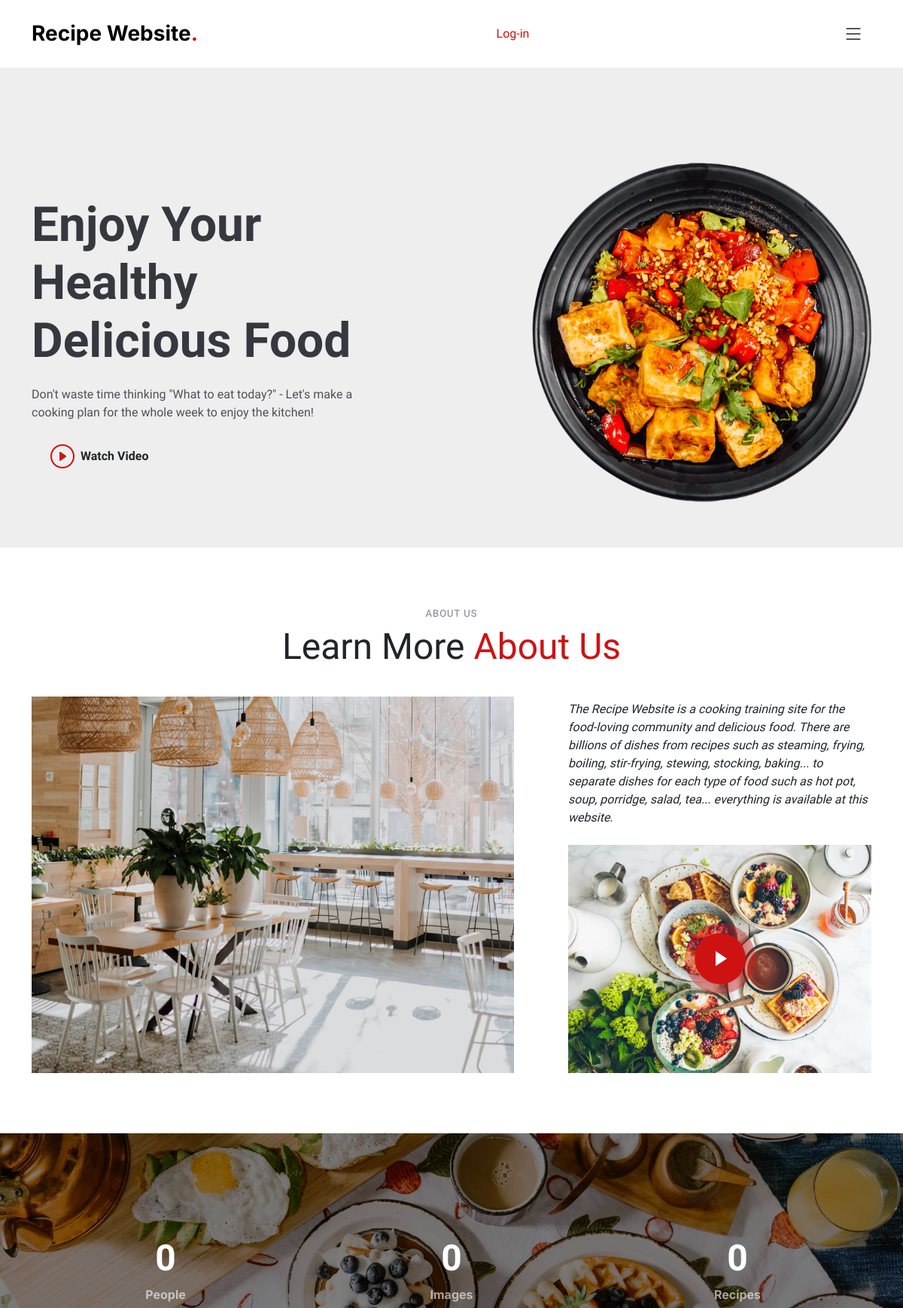
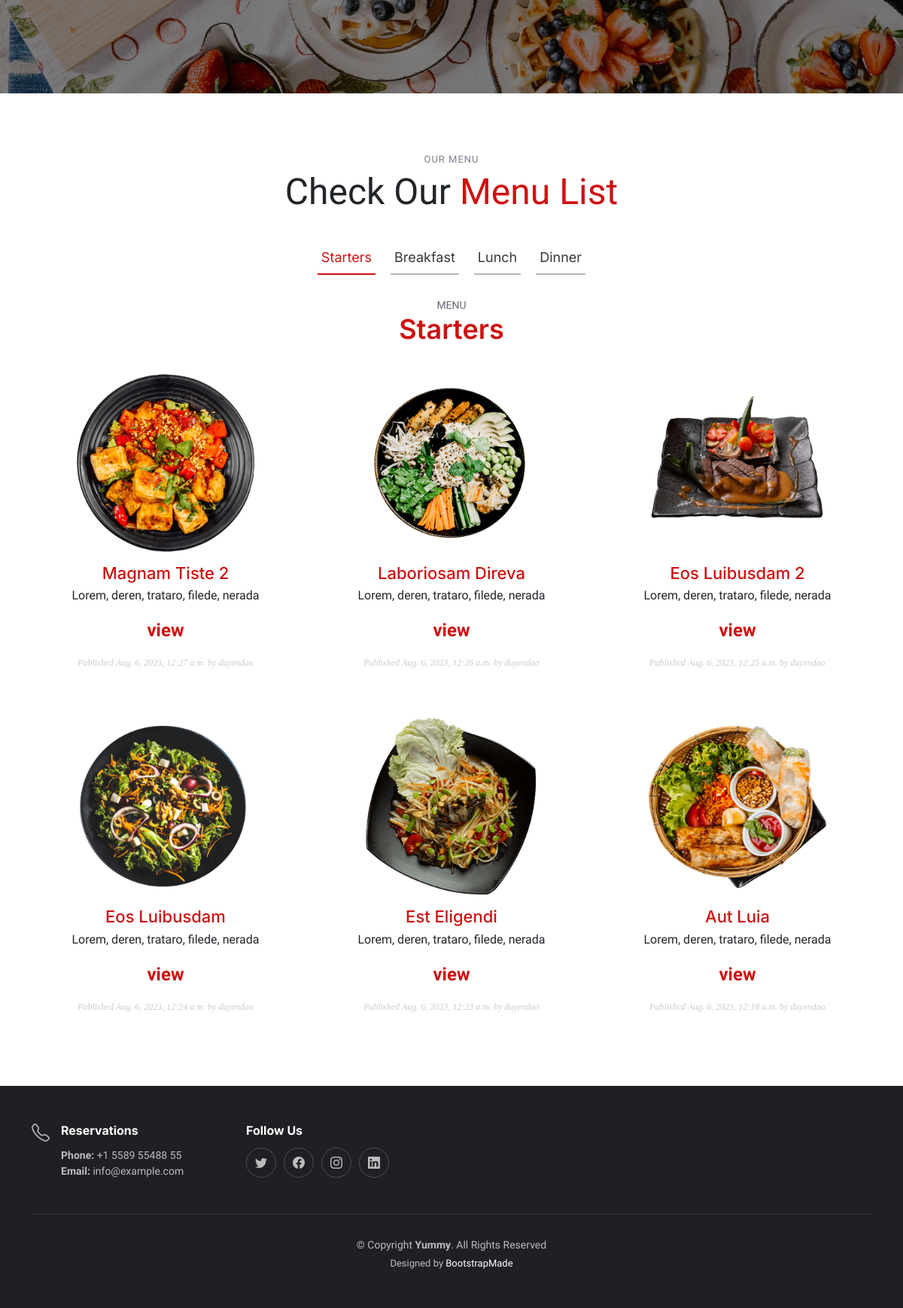
Screenshot of /recipe/ with the database file from the repository (2 pictures, top to bottom).
### recipe/models.py (models this page shows, shortened)
class Post(models.Model):
    STATUS_CHOICES = ( ('draft', 'Draft'), ('published', 'Published'), )
    title = models.CharField(max_length=250)
    slug = models.SlugField(max_length=250, unique_for_date='publish')
    author = models.ForeignKey(User, on_delete=models.CASCADE, related_name='recipe_posts')
    body = models.TextField()
    image = models.ImageField(upload_to='posts/image/%Y/%m/%d/', blank=True)
    video = models.FileField(upload_to='posts/video/%Y/%m/%d/', blank=True)
    url = models.URLField()
    publish = models.DateTimeField(default=timezone.now)
    created = models.DateTimeField(auto_now_add=True)
    updated = models.DateTimeField(auto_now=True)
    status = models.CharField(max_length=10, choices=STATUS_CHOICES, default='draft')
    objects = models.Manager() # The default manager.
    published = PublishedManager() # Our custom manager.
    score = models.IntegerField(default=0,
        validators=[
            MaxValueValidator(5),
            MinValueValidator(0),
        ]
    )
    class Meta:
        ordering = ('-publish',)
    def get_absolute_url(self):
        return reverse('recipe:post_detail', args=[self.publish.year, self.publish.month, self.publish.day, self.slug])

### account/views.py (the view)
# urls.py: path('', views.home, name='home'),
def home(request):
    object_list = Post.published.all()
    images = Image.objects.all()
    paginator = Paginator(object_list, 6)
    page = request.GET.get('page')
    try:
        posts = paginator.page(page)
    except PageNotAnInteger:
        posts = paginator.page(1)
    except EmptyPage:
        posts = paginator.page(paginator.num_pages)
    return render(request, 'account/home.html', {'section': 'home',
                                                 'posts': posts,
                                                 'images': images})

### recipe/models.py (called while the page is built)
    def get_queryset(self):
        return super(PublishedManager, self).get_queryset().filter(status='published')

### account/templates/account/home.html (shortened to what this page needs)
{% extends "base.html" %}
{% block content %}
    <h1>Home</h1>
    <section id="hero" class="hero d-flex align-items-center section-bg">
        <div class="container">
        <div class="row justify-content-between gy-5">
            <div class="col-lg-5 order-2 order-lg-1 d-flex flex-column justify-content-center align-items-center align-items-lg-start text-center text-lg-start">
            <h2 data-aos="fade-up">Enjoy Your Healthy<br>Delicious Food</h2>
            <p data-aos="fade-up" data-aos-delay="100">Don't waste time thinking "What to eat today?" - Let's make a cooking plan for the whole week to enjoy the kitchen!</p>
            <div class="d-flex" data-aos="fade-up" data-aos-delay="200">
                <a href="https://www.youtube.com/watch?v=LXb3EKWsInQ" class="glightbox btn-watch-video d-flex align-items-center"><i class="bi bi-play-circle"></i><span>Watch Video</span></a>
            </div>
            </div>
            <div class="col-lg-5 order-1 order-lg-2 text-center text-lg-start">
            <img src="http://127.0.0.1:8000/media/images/2023/08/06/hero-img.png" class="img-fluid" alt="" data-aos="zoom-out" data-aos-delay="300">
            </div>
        </div>
        </div>
    </section>
    <main id="main">
        <section id="about" class="about">
            <div class="container" data-aos="fade-up">
                <div class="section-header">
                    <h2>About Us</h2>
                    <p>Learn More <span>About Us</span></p>
                </div>
                <div class="row gy-4">
                    <img class="col-lg-7 position-relative about-img" src="http://127.0.0.1:8000/media/images/2023/08/06/about.jpg" data-aos="fade-up" data-aos-delay="150" alt="">
                    <div class="col-lg-5 d-flex align-items-end" data-aos="fade-up" data-aos-delay="300">
                        <div class="content ps-0 ps-lg-5">
                            <p class="fst-italic">
                                The Recipe Website is a cooking training site for the food-loving community and delicious food.
                                There are billions of dishes from recipes such as steaming, frying, boiling, stir-frying, stewing, stocking, baking...
                                to separate dishes for each type of food such as hot pot, soup, porridge, salad, tea... everything is available at this website.
                            </p>
                            <div class="position-relative mt-4">
                                <img src="http://127.0.0.1:8000/media/images/2023/08/06/about-2.jpg" class="img-fluid" alt="">
                                <a href="https://www.youtube.com/watch?v=LXb3EKWsInQ" class="glightbox play-btn"></a>
                            </div>
                        </div>
                    </div>
                </div>
            </div>
        </section>
        <section id="stats-counter" class="stats-counter">
            <div class="container" data-aos="zoom-out">
                <div class="row gy-3">
                    <div class="col-lg-4 col-md-6">
                        <div class="stats-item text-center w-100 h-100">
                            <span data-purecounter-start="0" data-purecounter-end="232" data-purecounter-duration="1" class="purecounter"></span>
                            <p>People</p>
                        </div>
                    </div>
                    <div class="col-lg-4 col-md-6">
                        <div class="stats-item text-center w-100 h-100">
                            <span data-purecounter-start="0" data-purecounter-end="521" data-purecounter-duration="1" class="purecounter"></span>
                            <p>Images</p>
                        </div>
                    </div>
                    <div class="col-lg-4 col-md-6">
                        <div class="stats-item text-center w-100 h-100">
                            <span data-purecounter-start="0" data-purecounter-end="1453" data-purecounter-duration="1" class="purecounter"></span>
                            <p>Recipes</p>
                        </div>
                    </div>
                </div>
            </div>
        </section>
        <section id="menu" class="menu">
            <div class="container" data-aos="fade-up">
                <div class="section-header">
                    <h2>Our Menu</h2>
                    <p>Check Our <span> Menu List</span></p>
                </div>
                <ul class="nav nav-tabs d-flex justify-content-center" data-aos="fade-up" data-aos-delay="200">
                    <li class="nav-item">
                        <a class="nav-link active show" data-bs-toggle="tab" data-bs-target="#menu-starters">
                            <h4>Starters</h4>
                        </a>
                    </li>
                    <li class="nav-item">
                        <a class="nav-link" data-bs-toggle="tab" data-bs-target="#menu-breakfast">
                            <h4>Breakfast</h4>
                        </a>
                    </li>
                    <li class="nav-item">
                        <a class="nav-link" data-bs-toggle="tab" data-bs-target="#menu-lunch">
                            <h4>Lunch</h4>
                        </a>
                    </li>
                    <li class="nav-item">
                        <a class="nav-link" data-bs-toggle="tab" data-bs-target="#menu-dinner">
                            <h4>Dinner</h4>
                        </a>
                    </li>
                </ul>
                <div class="tab-content" data-aos="fade-up" data-aos-delay="300">
                    <div class="tab-pane fade active show" id="menu-starters">
                        <div class="tab-header text-center">
                            <p>Menu</p>
                            <h3>Starters</h3>
                        </div>
                        <div class="row gy-5">
                            {% for post in posts %}
                                <div class="col-lg-4 menu-item">
                                    <a href="{{ post.get_absolute_url }}"><img src="{{ post.image.url }}" class="menu-img img-fluid" alt=""></a>
                                    <h4><a href="{{ post.get_absolute_url }}"> {{ post.title }} </a></h4>
                                    <p class="ingredients">
                                        {{ post.body|truncatewords:30|linebreaks }}
                                    </p>
                                    <p class="price">
                                        <span class="count"> {{ recipe.views.post_detail.total_views }} view{{ recipe.views.total_views|pluralize }} </span>
                                    </p>
                                    <p class="date"> Published {{ post.publish }} by {{ post.author }} </p>
                                </div>
                            {% endfor %}
                        </div>
                    </div>
                </div>
            </div>
        </section>
    </main>
{% endblock %}

### account/static/assets/css/main.css (style rules this page uses)
:root { --font-default: "Open Sans", system-ui, -apple-system, "Segoe UI", Roboto, "Helvetica Neue", Arial, "Noto Sans", "Liberation Sans", sans-serif, "Apple Color Emoji", "Segoe UI Emoji", "Segoe UI Symbol", "Noto Color Emoji"; --font-primary: "Amatic SC", sans-serif; --font-secondary: "Inter", sans-serif; }
:root { --color-default: #212529; --color-primary: #ce1212; --color-secondary: #37373f; }
:root { scroll-behavior: smooth; }
body { font-family: var(--font-default); color: var(--color-default); }
a { color: var(--color-primary); text-decoration: none; }
h1, h2, h3, h4, h5, h6 { font-family: var(--font-secondary); }
section { overflow: hidden; padding: 80px 0; }
.section-bg { background-color: #eee; }
.section-header { text-align: center; padding-bottom: 30px; }
.section-header h2 { font-size: 13px; letter-spacing: 1px; font-weight: 400; margin: 0; padding: 0; color: #7f7f90; text-transform: uppercase; font-family: var(--font-default); }
.section-header p { margin: 0; font-size: 48px; font-weight: 400; font-family: var(--font-primary); }
.section-header p span { color: var(--color-primary); }
section { scroll-margin-top: 90px; }
.about .about-img { min-height: 500px; }
.about .play-btn { width: 94px; height: 94px; background: radial-gradient(var(--color-primary) 50%, rgba(206, 18, 18, 0.4) 52%); border-radius: 50%; display: block; position: absolute; left: calc(50% - 47px); top: calc(50% - 47px); overflow: hidden; }
.about .play-btn:before { content: ""; position: absolute; width: 120px; height: 120px; animation-delay: 0s; animation: pulsate-btn 2s; animation-direction: forwards; animation-iteration-count: infinite; animation-timing-function: steps; opacity: 1; border-radius: 50%; border: 5px solid rgba(206, 18, 18, 0.7); top: -15%; left: -15%; background: rgba(198, 16, 0, 0); }
.about .play-btn:after { content: ""; position: absolute; left: 50%; top: 50%; transform: translateX(-40%) translateY(-50%); width: 0; height: 0; border-top: 10px solid transparent; border-bottom: 10px solid transparent; border-left: 15px solid #fff; z-index: 100; transition: all 400ms cubic-bezier(0.55, 0.055, 0.675, 0.19); }
.stats-counter { background: linear-gradient(rgba(0, 0, 0, 0.5), rgba(0, 0, 0, 0.5)), url("../img/stats-bg.jpg") center center; background-size: cover; padding: 100px 0; }
.stats-counter .stats-item { padding: 30px; width: 100%; }
.stats-counter .stats-item span { font-size: 48px; display: block; color: #fff; font-weight: 700; }
.stats-counter .stats-item p { padding: 0; margin: 0; font-family: var(--font-secondary); font-size: 16px; font-weight: 700; color: rgba(255, 255, 255, 0.6); }
.menu .nav-tabs { border: 0; }
.menu .nav-link { margin: 0 10px; padding: 10px 5px; transition: 0.3s; color: var(--color-secondary); border-radius: 0; cursor: pointer; height: 100%; border: 0; border-bottom: 2px solid #b6b6bf; }
.menu .nav-link h4 { font-size: 18px; font-weight: 400; margin: 0; font-family: var(--font-secondary); }
.menu .nav-link.active { color: var(--color-primary); border-color: var(--color-primary); }
.menu .tab-content .tab-header { padding: 30px 0; }
.menu .tab-content .tab-header p { font-size: 14px; text-transform: uppercase; color: #676775; margin-bottom: 0; }
.menu .tab-content .tab-header h3 { font-size: 36px; font-weight: 600; color: var(--color-primary); }
.menu .tab-content .menu-item { -moz-text-align-last: center; text-align-last: center; }
.menu .tab-content .menu-item .menu-img { padding: 0 60px; margin-bottom: 15px; }
.menu .tab-content .menu-item h4 { font-size: 22px; font-weight: 500; color: var(--color-secondary); font-family: var(--font-secondary); font-weight: 30px; margin-bottom: 5px; }
.menu .tab-content .menu-item .ingredients { font-family: var(--font-secondary); color: #8d8d9b; margin-bottom: 5px; }
.menu .tab-content .menu-item .price { font-size: 24px; font-weight: 700; color: var(--color-primary); }
.hero { width: 100%; background-size: cover; position: relative; min-height: 60vh; padding: 160px 0 60px 0; }
.hero h2 { font-size: 64px; font-weight: 700; margin-bottom: 20px; color: var(--color-secondary); font-family: var(--font-primary); }
.hero p { color: #4f4f5a; font-weight: 400; margin-bottom: 30px; }
.hero .btn-watch-video { font-size: 16px; transition: 0.5s; margin-left: 25px; color: var(--font-secondary); font-weight: 600; }
.hero .btn-watch-video i { color: var(--color-primary); font-size: 32px; transition: 0.3s; line-height: 0; margin-right: 8px; }

### rows the page displays
Post: image (picture), title "Magnam Tiste 2", body "Lorem, deren, trataro, filede, nerada", publish "Aug. 6, 2023, 12:27 a.m.", author "duyendao"
Post: image (picture), title "Laboriosam Direva", body "Lorem, deren, trataro, filede, nerada", publish "Aug. 6, 2023, 12:26 a.m.", author "duyendao"
Post: image (picture), title "Eos Luibusdam 2", body "Lorem, deren, trataro, filede, nerada", publish "Aug. 6, 2023, 12:25 a.m.", author "duyendao"
Post: image (picture), title "Eos Luibusdam", body "Lorem, deren, trataro, filede, nerada", publish "Aug. 6, 2023, 12:24 a.m.", author "duyendao"
Post: image (picture), title "Est Eligendi", body "Lorem, deren, trataro, filede, nerada", publish "Aug. 6, 2023, 12:23 a.m.", author "duyendao"
Post: image (picture), title "Aut Luia", body "Lorem, deren, trataro, filede, nerada", publish "Aug. 6, 2023, 12:18 a.m.", author "duyendao"
